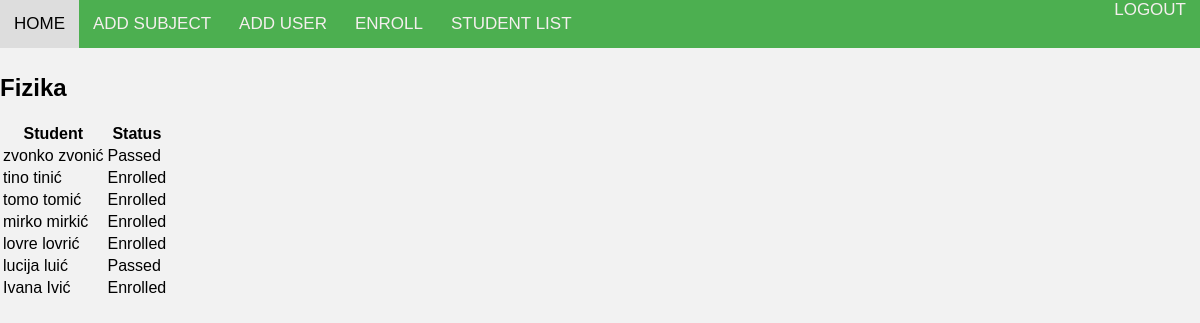
/subjects/2/popis_studenata/ (signed in), run on the app's committed database.
### EnrollmentApp/models.py (models this page shows, shortened)
class Predmeti(models.Model):
    IZBORNI = (('da', 'da'), ('ne', 'ne'))
    name = models.CharField(max_length=50)
    kod = models.CharField(max_length=10)
    program = models.TextField(max_length=50,null=False)
    ects = models.IntegerField(null=False)
    sem_red = models.IntegerField(null=False)
    sem_izv = models.IntegerField(null=False)
    izborni = models.CharField(max_length=10, choices=IZBORNI)
    nositelj = models.ForeignKey(Korisnici, on_delete=models.SET_NULL, null=True, default=None)

class StudentEnrollment(models.Model):
    class StatusChoices(Enum):
        ENROLLED = 'Enrolled'
        PASSED = 'Passed'
        FAILED = 'Failed'
    student = models.ForeignKey(Korisnici, on_delete=models.CASCADE)
    subject = models.ForeignKey(Predmeti, on_delete=models.CASCADE)
    status = models.CharField(max_length=20, choices=[(status.value, status.name) for status in StatusChoices])

class Korisnici(AbstractUser):
    class RoleChoices(Enum):
        ADMINISTRATOR = 'administrator'
        PROFESOR = 'profesor'
        STUDENT = 'student'
    class StatusChoices(Enum):
        NONE = 'none'
        REDOVAN = 'redovan'
        IZVANREDAN = 'izvanredan'
    role = models.CharField(max_length=20, choices=[(role.value, role.name) for role in RoleChoices])
    status = models.CharField(max_length=20, choices=[(status.value, status.name) for status in StatusChoices])
    user_permissions = models.ManyToManyField(
        Permission,
        verbose_name='user permissions',
        blank=True,
        related_name='korisnici_set'
    )
    groups = models.ManyToManyField(
        'auth.Group',
        verbose_name='groups',
        blank=True,
        related_name='korisnici_set'
    )

### EnrollmentApp/views.py (the view)
# urls.py: path('subjects/<int:predmet_id>/popis_studenata/', popis_studenata, name='popis_studenata'),
@login_required
@user_passes_test(check_admin)
def popis_studenata(request, predmet_id):
    predmet = get_object_or_404(Predmeti, id=predmet_id)
    enrollments = StudentEnrollment.objects.filter(subject=predmet)
    return render(request, 'popis_studenata.html', {'predmet': predmet, 'enrollments': enrollments})

### EnrollmentApp/views.py (called while the page is built)
def check_admin(user):
    return user.role == 'administrator'

### EnrollmentApp/templates/popis_studenata.html (shortened to what this page needs)
{% load static %}
<!DOCTYPE html>
<html>
  <head>
    <link
      rel="stylesheet"
      type="text/css"
      href="{% static 'css/style.css' %}"
    />
  </head>
  <body>
    <nav>
      <div class="nav-left">
        <a href="{% url 'success' %}">HOME</a>
        <a href="{% url 'add_subject' %}">ADD SUBJECT</a>
        <a href="{% url 'add_user' %}">ADD USER</a>
        <a href="{% url 'create_enrollment' %}">ENROLL</a>
        <a href="{% url 'student_list' %}">STUDENT LIST</a>
      </div>
      <div class="nav-right">
        <a href="{% url 'logout' %}" class="logout">LOGOUT</a>
      </div>
    </nav>
    <br />
    <br />
    <br />
    <h2>{{ predmet.name }} </h2>
    <table>
      <thead>
        <tr>
          <th>Student</th>
          <th>Status</th>
        </tr>
      </thead>
      <tbody>
        {% for enrollment in enrollments %}
        <tr>
          <td>
            {{ enrollment.student.first_name }}  {{ enrollment.student.last_name }}
          </td>
          <td>{{ enrollment.status }}</td>
        </tr>
        {% empty %}
        <p>Nema upisanih studenata za ovaj predmet.</p>
        {% endfor %}
      </tbody>
    </table>
  </body>
</html>

### static/css/style.css (style rules this page uses)
body { font-family: Arial, sans-serif; background-color: #f2f2f2; margin: 0px; padding: 0px; }
nav { position: fixed; overflow: hidden; top: 0; width: 100%; display: flex; flex-wrap: wrap; background-color: #4caf50; color: rgb(245, 239, 238); z-index: 100; }
.nav-left { display: flex; }
.nav-right { margin-left: auto; }
nav a { text-align: center; padding: 14px; text-decoration: none; font-size: 17px; overflow: hidden; color: rgb(245, 239, 238); }

### data on the page
Predmeti: name "Fizika"
StudentEnrollment: student.first_name "zvonko", student.last_name "zvonić", status "Passed"
StudentEnrollment: student.first_name "tino", student.last_name "tinić", status "Enrolled"
StudentEnrollment: student.first_name "tomo", student.last_name "tomić", status "Enrolled"
StudentEnrollment: student.first_name "mirko", student.last_name "mirkić", status "Enrolled"
StudentEnrollment: student.first_name "lovre", student.last_name "lovrić", status "Enrolled"
StudentEnrollment: student.first_name "lucija", student.last_name "luić", status "Passed"
StudentEnrollment: student.first_name "Ivana", student.last_name "Ivić", status "Enrolled"
